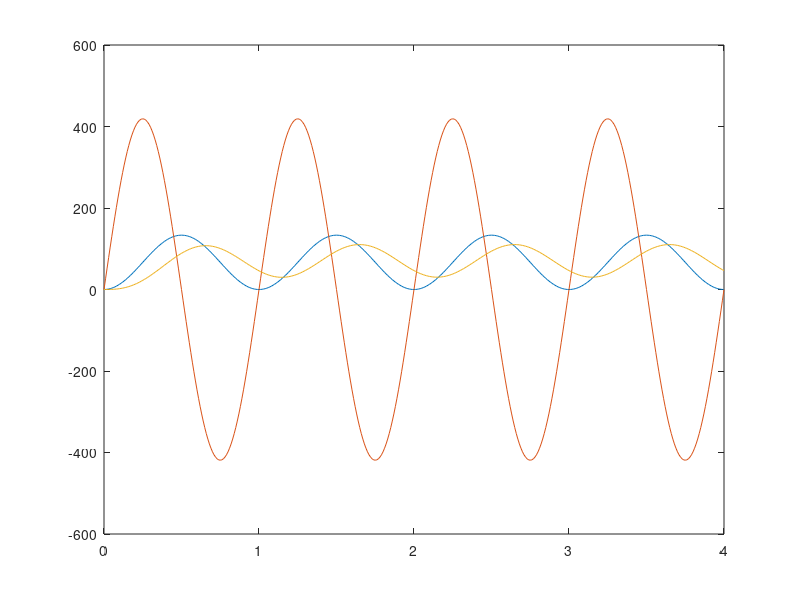

Reproduce this figure in MATLAB.
dt=0.01;
t=0:dt:4;
CO=4*1000/60;
Q=CO*(1-cos(2*pi*t));
dQdt=CO*2*pi*sin(2*pi*t);

plot(t,Q)
hold on
plot(t,dQdt)
%%
E=10*2.065e6;
h=3.2;
D=19.1;
A=pi*D^2/4;
rho=1;
PWV=sqrt(E*h/(D*rho));
Z=1.06*PWV/( A/100 );

%%
R=1405;
Z=0;
C=0.00016;
RC=R*C;


P=zeros(1,length(t));
for i=2:length(t)
    
    P(i)= 1/(1+RC/dt) * ( (R+Z)*Q(i) + (RC*Z)*dQdt(i) + RC * P(i-1)/dt) ;
    
end

plot(t,P./1333.2)

mP=mean(P(round(0.75*end):end)./1333.2)
PP=range(P(round(0.75*end):end)./1333.2)